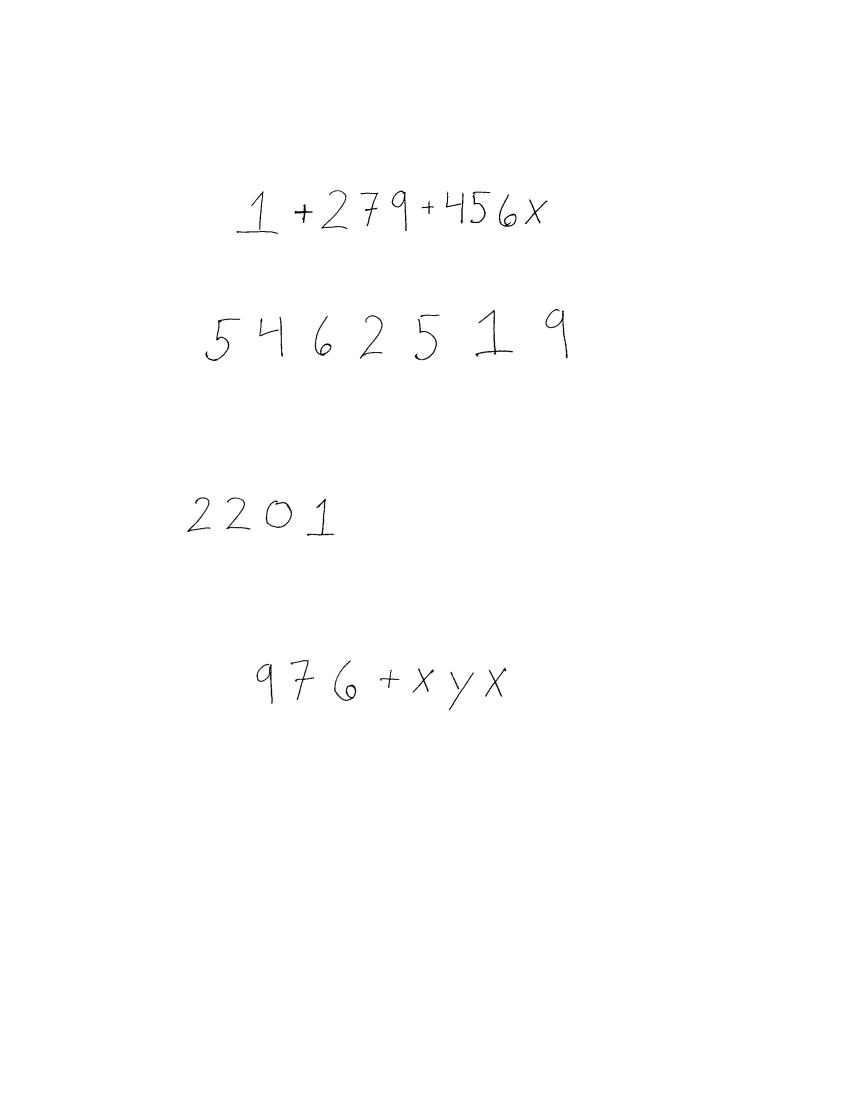
#> input picture ocrPy/testVector.png, 1700 x 2200 px (shown at 1/2 size)
$ python -i dataProcess.py   (imports and definitions only)   (Python 2 division)
#> lines starting #> are read from the running program, lines starting #| are printed output that depends on the picture; after the words box and inside, x2 and y2 are one past the last pixel; in counts of white or black regions, pixels touching at a corner belong together
import cv2
import numpy as np

def generateCharacterLines(img, lineSpaceWidth = 1):
	imgMap = (img/255) * -1 + 1
	lineFinder = np.sum(imgMap, axis = 1)
	characterLines = []
	start = None

	for i in range(0, len(lineFinder)):
		if lineFinder[i] > 0 and (np.sum(lineFinder[max(0,i-1-lineSpaceWidth):i-1]) == 0 or start is None):
			start = i
		elif np.sum(lineFinder[i:min(i+lineSpaceWidth, len(lineFinder) - 1)]) == 0 and lineFinder[i-1] > 0 and start is not None:
			characterLines.append(img[start:(i-1)])
			start = None

	return characterLines

def generateCharacterFromLines(characterLines):
	characterRaw = []

	for l in range(0, len(characterLines)):
		charFinder = np.sum((characterLines[l]/255)*-1 + 1, axis = 0)
		start = None
		for i in range(0, len(charFinder)):
			if charFinder[i] > 0 and (charFinder[i-1] == 0 or start is None):
				start = i
			elif charFinder[i] == 0 and charFinder[i-1] > 0 and start is not None:
				characterRaw.append(characterLines[l][:, start:(i-1)])
				start = None

	return characterRaw

def generateCharacterFormatted(characterRaw):
	characterData = []
	characterPos = []
	for i in range(0, len(characterRaw)):
		charInv = np.invert(characterRaw[i])
		top = 0
		bottom = charInv.shape[0] - 1
		while np.sum(charInv[top, :]) == 0 and top < bottom:
			top = top + 1
		while np.sum(charInv[bottom, :]) == 0 and bottom > top:
			bottom = bottom - 1
		characterBound = characterRaw[i][top:bottom, :]
		character = np.full((28, 28), 255.0, dtype = np.uint8)

		height = characterBound.shape[0]
		width = characterBound.shape[1]

		if height > width:
			newHeight = 20
			newWidth = int(width * newHeight/height/2) * 2
			if newWidth <= 0:
				newWidth = 2
		else:
			newWidth = 20
			newHeight = int(height * newWidth/width/2) * 2
			if newHeight <= 0:
				newHeight = 2

		characterScaled = cv2.resize(characterBound, (newWidth, newHeight), interpolation = cv2.INTER_LINEAR )

		characterScaled[characterScaled >= 200] = 255
		characterScaled[characterScaled < 200] = 0

		character[(14 - newHeight/2):(14 + newHeight/2), (14 - newWidth/2):(14 + newWidth/2)] = characterScaled

		character = np.invert(character)
		character = cv2.filter2D(character, -1, np.ones((2,2)))
		character = np.invert(character)

		characterData.append(character)
		characterPos.append((top,bottom, width))

	return (characterData, characterPos)

def trainingDataFileAwayFileAwaaaaay(characterData, filenamePre):
	for i in range(0, len(characterData)):
		cv2.imwrite(filenamePre+str(i)+'.png', characterData[i])

def trainingSetFromFile(filename, lineSpaceWidth = 1):
#> called with filename = 'testVector.png', lineSpaceWidth = 1
	img = cv2.cvtColor(cv2.imread(filename),cv2.COLOR_BGR2GRAY);
#> img: shape (2200, 1700); min 0, max 255, mean 254.4
	lines = generateCharacterLines(img, lineSpaceWidth)
#> in generateCharacterLines, `imgMap = (img/255) * -1 + 1`:
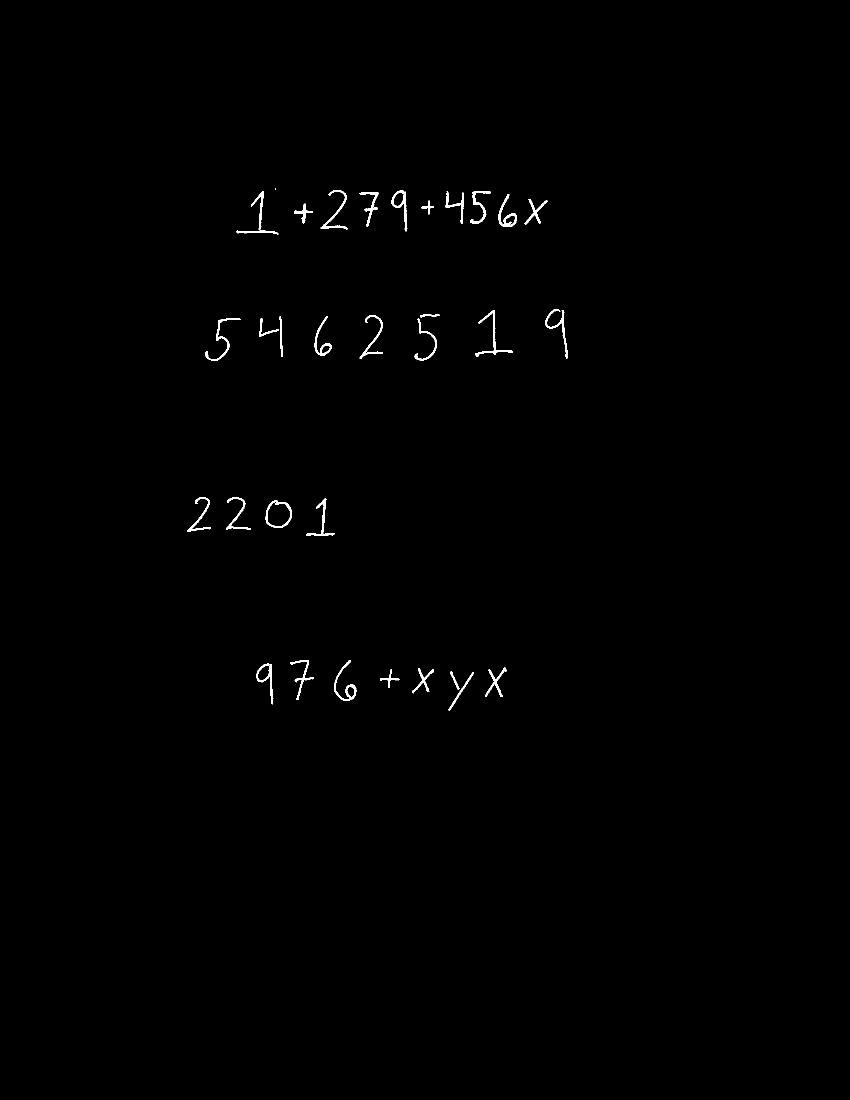
#> imgMap: shape (2200, 1700) int16 (shown at 1/2 size); values 0 (black) and 1 (white), 0.42% white; 33 white regions (1 under 20 px), largest, box (x1, y1, x2, y2) and area: (950, 620, 1026, 714) 788, (1090, 618, 1136, 718) 708, (668, 1320, 713, 1402) 701
#> in generateCharacterLines, `lineFinder = np.sum(imgMap, axis = 1)`: lineFinder = 2200 values, max 118 at index 704, min 0 at index 0, mean 7.11
#> after the loop in generateCharacterLines, `for i in range(0, len(lineFinder)):`: characterLines = 5 items
#> lines = 5 items
	characterData = generateCharacterFormatted(generateCharacterFromLines(lines))
#> the loop in generateCharacterFromLines, `for l in range(0, len(characterLines)):` made 5 passes
#> after the loop in generateCharacterFromLines, `for l in range(0, len(characterLines)):`: characterRaw = 28 items
#> in generateCharacterFormatted, `characterData = []`: characterData = []
#> the loop in generateCharacterFormatted, `for i in range(0, len(characterRaw)):` made 28 passes
#> (height, width) on passes 1 to 12: (85, 83), (39, 36), (77, 53), (67, 37), (81, 31), (27, 24), (64, 36), (63, 40), (65, 35), (50, 46), (84, 70), (80, 47)
#> (height, width) on pass 25: (36, 39)
#> pass 1, in generateCharacterFormatted, `charInv = np.invert(characterRaw[i])`:
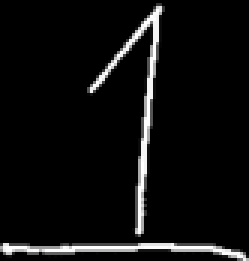
#> charInv: shape (87, 83) (shown 3 times larger); min 0, max 255, mean 14.3
#> pass 1, in generateCharacterFormatted, `characterBound = characterRaw[i][top:bottom, :]`:
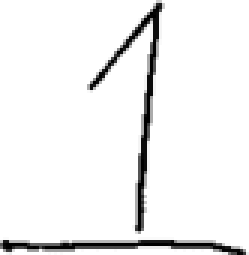
#> characterBound: shape (85, 83) (shown 3 times larger); min 0, max 255, mean 240.5
#> pass 1, in generateCharacterFormatted, `character = np.invert(character)`:
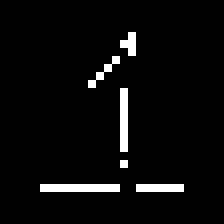
#> character: shape (28, 28) (shown 8 times larger); 4.2% white in thin lines or dots, all inside (x1, y1, x2, y2) = (5, 4, 23, 24)
#> pass 1, in generateCharacterFormatted, `character = cv2.filter2D(character, -1, np.ones((2,2)))`:
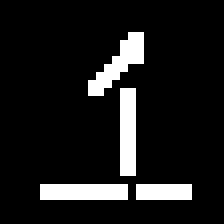
#> character: shape (28, 28) (shown 8 times larger); 10.3% white in thin lines or dots, all inside (x1, y1, x2, y2) = (5, 4, 24, 25)
#> after the loop in generateCharacterFormatted, `for i in range(0, len(characterRaw)):`:
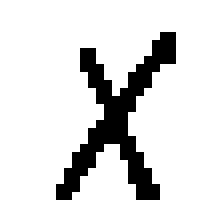
#> character: shape (28, 28) (shown 8 times larger); 86.9% white; black in thin lines or dots, all inside (x1, y1, x2, y2) = (7, 4, 22, 25)
#> after the loop in generateCharacterFormatted, `for i in range(0, len(characterRaw)):`:
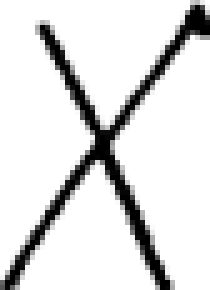
#> characterBound: shape (58, 42) (shown 5 times larger); min 0, max 255, mean 222.1
#> after the loop in generateCharacterFormatted, `for i in range(0, len(characterRaw)):`: characterData = 28 items; characterPos = 28 items, first 6: (1, 86, 83), (26, 65, 36), (0, 77, 53), (4, 71, 37), (0, 81, 31), (20, 47, 24)
	return characterData

>>> result = trainingSetFromFile('testVector.png')
